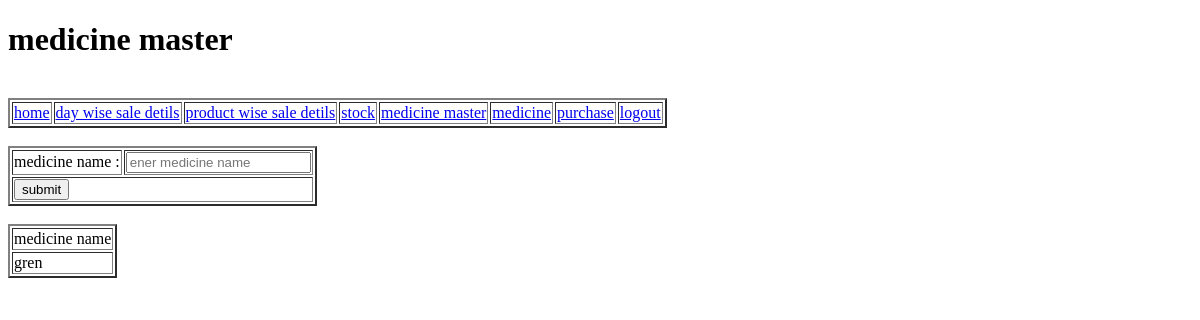
The page /medicine_master.php on the database as committed earlier.
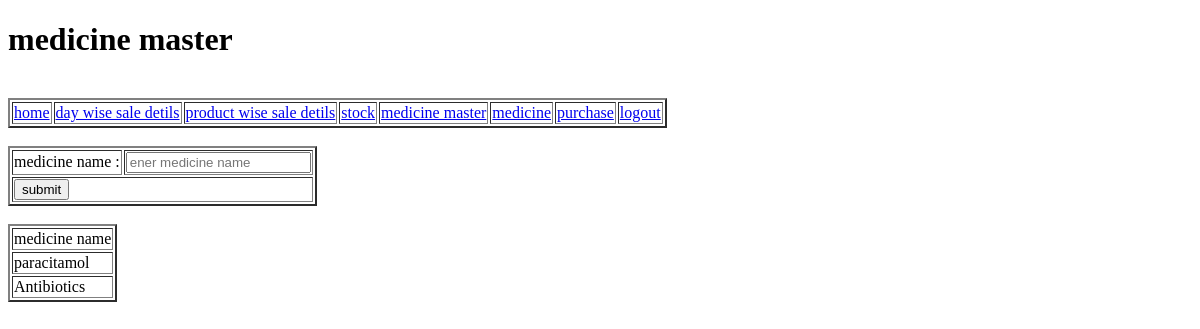
The same page on the database as committed later.
### tables this page shows
CREATE TABLE `medicine_master` (
  `sl` int(11) NOT NULL,
  `medicine_master_id` varchar(255) NOT NULL,
  `medicine_master_name` varchar(255) NOT NULL
);

### medicine_master.php (the view, shortened to what this page needs)
<?php
include("connection.php");
?>
<!DOCTYPE html>
<html lang="en">
<head>
</head>
<body>
    <h1>medicine master</h1>
    <br>
<table border="2">
        <tr>
        <td><a href="index.php">home</a></td>
        <td><a href="dwsd.php">day wise sale detils</a></td>
        <td><a href="pwsd.php">product wise sale detils</a></td>
        <td><a href="stock.php">stock</a></td>
        <td><a href="medicine_master.php">medicine master</a></td>
        <td><a href="medicine.php">medicine</a></td>
        <td><a href="purchase.php"> purchase</a></td>
        <td><a href="logout.php">logout</a></td>
        </tr>
   </table>
   <br>
   <table border="2">
    <tr>
        <td>medicine name : </td>
        <td><input type="text" placeholder="ener medicine name" id="medicine_id"></td>
    </tr>
    <tr>
        <td colspan="2"><input type="button" value="submit" onclick="med()"></td>
    </tr>
   </table>
   <br>
   <div id="result"><table border="2">
    <tr>
        <td>medicine name</td>
    </tr>
<?php
            $query=mysqli_query($con,"select * from medicine_master");
            while($result=mysqli_fetch_assoc($query)){
                $medicine=$result['medicine_master_name'];
       ?>
       <tr>
            <td>
                <?php echo $medicine; ?>
            </td>
       </tr><?php
            }
       ?>
</table></div>
</body>
</html>

Rows that differ between the two databases and show on the page:
changed medicine_master: medicine_master_name "gren" → "paracitamol"
added medicine_master: medicine_master_name "Antibiotics"
